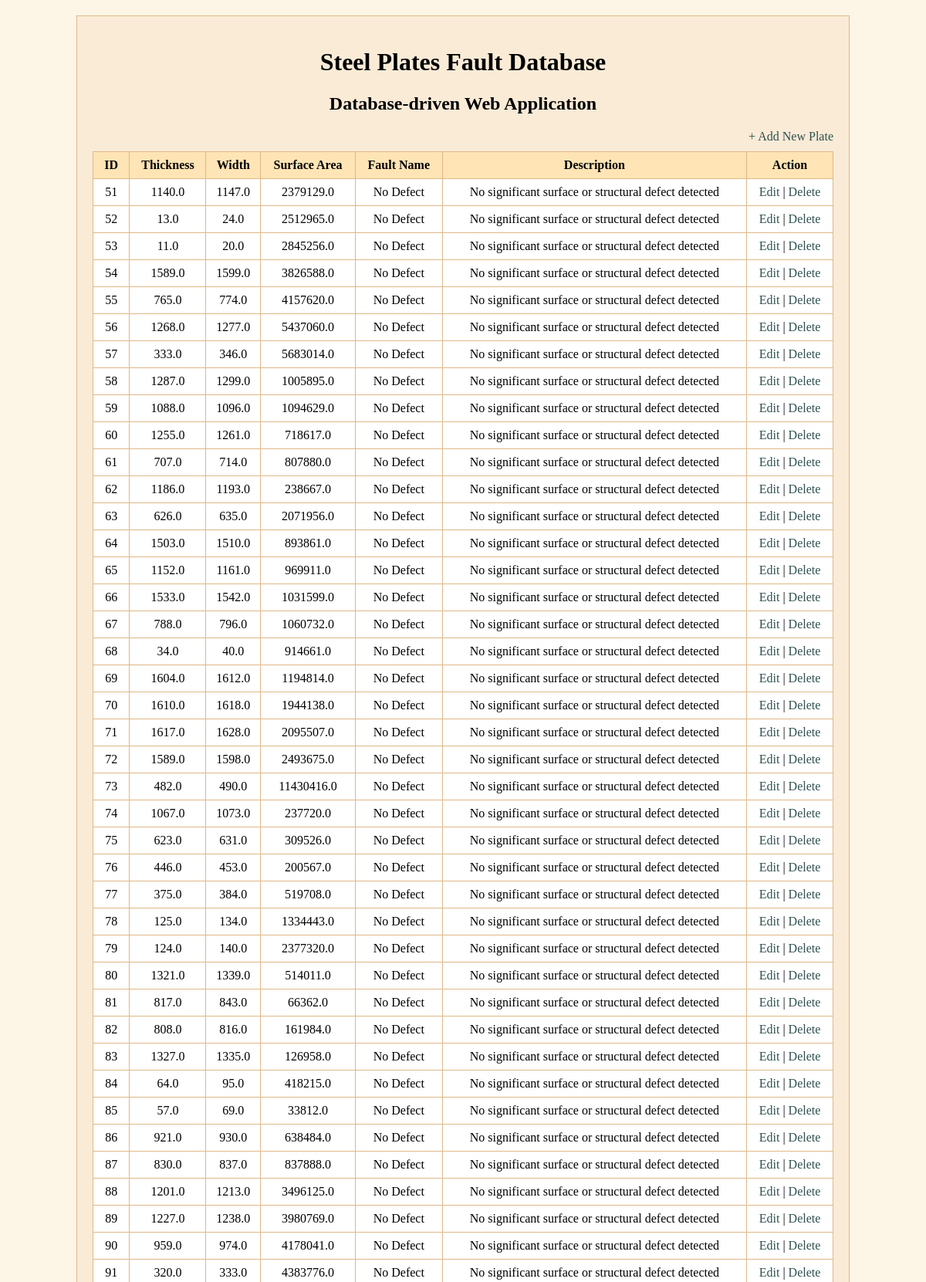
The app's page /plates?page=2 (upper part) with its own data.
### tables this page shows
CREATE TABLE plates (
    id INTEGER PRIMARY KEY AUTOINCREMENT,
    thickness REAL, width REAL, length REAL, surface_area REAL, edge_roughness REAL, surface_variance REAL, brightness REAL, reflectivity REAL, luminosity REAL, hardness REAL, density REAL, temperature REAL, vibration_level REAL, pressure REAL, tensile_strength REAL, yield_strength REAL, elongation REAL, grain_size REAL, oxidation_level REAL, corrosion_index REAL, crack_density REAL, scratch_intensity REAL, stain_ratio REAL, defect_area_ratio REAL, flatness REAL, alignment_error REAL, quality_score REAL, fault_type TEXT
);

CREATE TABLE faults (
    fault_code TEXT PRIMARY KEY,
    fault_name TEXT,
    description TEXT
);

### app.py (the view)
@app.route("/plates")
def show_plates():
    page = request.args.get("page", default=1, type=int)
    if page < 1:
        page = 1
    per_page = 50
    offset = (page - 1) * per_page
    conn = get_db_connection()
    cursor = conn.cursor()
    cursor.execute(
        """
        SELECT
            p.id,
            p.thickness,
            p.width,
            p.surface_area,
            f.fault_name,
            f.description
        FROM plates p
        LEFT JOIN faults f
          ON p.fault_type = f.fault_code
        ORDER BY p.id
        LIMIT ? OFFSET ?
        """,
        (per_page, offset)
    )
    rows = cursor.fetchall()
    conn.close()
    return render_template(
        "plates.html",
        rows=rows,
        page=page
    )

### app.py (called while the page is built)
def get_db_connection():
    conn = sqlite3.connect("app.db")
    conn.row_factory = sqlite3.Row
    return conn

### templates/plates.html (shortened to what this page needs)
<!DOCTYPE html>
<html>
<head>
</head>
<body>
    <h1>Steel Plates Fault Database</h1>
    <h2>Database-driven Web Application</h2>
    <div class="top-link">
        <a href="/add">+ Add New Plate</a>
    </div>
    <table>
        <tr>
            <th>ID</th>
            <th>Thickness</th>
            <th>Width</th>
            <th>Surface Area</th>
            <th>Fault Name</th>
            <th>Description</th>
            <th>Action</th>
        </tr>
        {% for row in rows %}
        <tr>
            <td>{{ row["id"] }}</td>
            <td>{{ row["thickness"] }}</td>
            <td>{{ row["width"] }}</td>
            <td>{{ row["surface_area"] }}</td>
            <td>{{ row["fault_name"] }}</td>
            <td>{{ row["description"] }}</td>
            <td>
                <a href="/edit/{{ row['id'] }}">Edit</a> |
                <a href="/delete/{{ row['id'] }}">Delete</a>
            </td>
        </tr>
        {% endfor %}
    </table>
</body>
</html>

### templates/plates.html (style rules this page uses)
html { background-color: oldlace; }
body { background-color: antiquewhite; border: 1px solid burlywood; padding: 20px; margin: 20px auto; width: 80%; }
h1, h2 { text-align: center; }
table { width: 100%; border-collapse: collapse; background-color: white; }
th, td { border: 1px solid burlywood; padding: 8px; text-align: center; }
th { background-color: moccasin; }
a { text-decoration: none; color: darkslategray; }
.top-link { text-align: right; margin-bottom: 10px; }

### records on screen
plates: id "51", thickness "1140.0", width "1147.0", surface_area "2379129.0", fault_name "No Defect", description "No significant surface or structural defect detected"
plates: id "52", thickness "13.0", width "24.0", surface_area "2512965.0", fault_name "No Defect", description "No significant surface or structural defect detected"
plates: id "53", thickness "11.0", width "20.0", surface_area "2845256.0", fault_name "No Defect", description "No significant surface or structural defect detected"
plates: id "54", thickness "1589.0", width "1599.0", surface_area "3826588.0", fault_name "No Defect", description "No significant surface or structural defect detected"
plates: id "55", thickness "765.0", width "774.0", surface_area "4157620.0", fault_name "No Defect", description "No significant surface or structural defect detected"
plates: id "56", thickness "1268.0", width "1277.0", surface_area "5437060.0", fault_name "No Defect", description "No significant surface or structural defect detected"
plates: id "57", thickness "333.0", width "346.0", surface_area "5683014.0", fault_name "No Defect", description "No significant surface or structural defect detected"
plates: id "58", thickness "1287.0", width "1299.0", surface_area "1005895.0", fault_name "No Defect", description "No significant surface or structural defect detected"
plates: id "59", thickness "1088.0", width "1096.0", surface_area "1094629.0", fault_name "No Defect", description "No significant surface or structural defect detected"
plates: id "60", thickness "1255.0", width "1261.0", surface_area "718617.0", fault_name "No Defect", description "No significant surface or structural defect detected"
plates: id "61", thickness "707.0", width "714.0", surface_area "807880.0", fault_name "No Defect", description "No significant surface or structural defect detected"
plates: id "62", thickness "1186.0", width "1193.0", surface_area "238667.0", fault_name "No Defect", description "No significant surface or structural defect detected"
plates: id "63", thickness "626.0", width "635.0", surface_area "2071956.0", fault_name "No Defect", description "No significant surface or structural defect detected"
plates: id "64", thickness "1503.0", width "1510.0", surface_area "893861.0", fault_name "No Defect", description "No significant surface or structural defect detected"
plates: id "65", thickness "1152.0", width "1161.0", surface_area "969911.0", fault_name "No Defect", description "No significant surface or structural defect detected"
plates: id "66", thickness "1533.0", width "1542.0", surface_area "1031599.0", fault_name "No Defect", description "No significant surface or structural defect detected"
plates: id "67", thickness "788.0", width "796.0", surface_area "1060732.0", fault_name "No Defect", description "No significant surface or structural defect detected"
plates: id "68", thickness "34.0", width "40.0", surface_area "914661.0", fault_name "No Defect", description "No significant surface or structural defect detected"
plates: id "69", thickness "1604.0", width "1612.0", surface_area "1194814.0", fault_name "No Defect", description "No significant surface or structural defect detected"
plates: id "70", thickness "1610.0", width "1618.0", surface_area "1944138.0", fault_name "No Defect", description "No significant surface or structural defect detected"
plates: id "71", thickness "1617.0", width "1628.0", surface_area "2095507.0", fault_name "No Defect", description "No significant surface or structural defect detected"
plates: id "72", thickness "1589.0", width "1598.0", surface_area "2493675.0", fault_name "No Defect", description "No significant surface or structural defect detected"
plates: id "73", thickness "482.0", width "490.0", surface_area "11430416.0", fault_name "No Defect", description "No significant surface or structural defect detected"
plates: id "74", thickness "1067.0", width "1073.0", surface_area "237720.0", fault_name "No Defect", description "No significant surface or structural defect detected"
plates: id "75", thickness "623.0", width "631.0", surface_area "309526.0", fault_name "No Defect", description "No significant surface or structural defect detected"
plates: id "76", thickness "446.0", width "453.0", surface_area "200567.0", fault_name "No Defect", description "No significant surface or structural defect detected"
plates: id "77", thickness "375.0", width "384.0", surface_area "519708.0", fault_name "No Defect", description "No significant surface or structural defect detected"
plates: id "78", thickness "125.0", width "134.0", surface_area "1334443.0", fault_name "No Defect", description "No significant surface or structural defect detected"
plates: id "79", thickness "124.0", width "140.0", surface_area "2377320.0", fault_name "No Defect", description "No significant surface or structural defect detected"
plates: id "80", thickness "1321.0", width "1339.0", surface_area "514011.0", fault_name "No Defect", description "No significant surface or structural defect detected"
plates: id "81", thickness "817.0", width "843.0", surface_area "66362.0", fault_name "No Defect", description "No significant surface or structural defect detected"
plates: id "82", thickness "808.0", width "816.0", surface_area "161984.0", fault_name "No Defect", description "No significant surface or structural defect detected"
plates: id "83", thickness "1327.0", width "1335.0", surface_area "126958.0", fault_name "No Defect", description "No significant surface or structural defect detected"
plates: id "84", thickness "64.0", width "95.0", surface_area "418215.0", fault_name "No Defect", description "No significant surface or structural defect detected"
plates: id "85", thickness "57.0", width "69.0", surface_area "33812.0", fault_name "No Defect", description "No significant surface or structural defect detected"
plates: id "86", thickness "921.0", width "930.0", surface_area "638484.0", fault_name "No Defect", description "No significant surface or structural defect detected"
plates: id "87", thickness "830.0", width "837.0", surface_area "837888.0", fault_name "No Defect", description "No significant surface or structural defect detected"
plates: id "88", thickness "1201.0", width "1213.0", surface_area "3496125.0", fault_name "No Defect", description "No significant surface or structural defect detected"
plates: id "89", thickness "1227.0", width "1238.0", surface_area "3980769.0", fault_name "No Defect", description "No significant surface or structural defect detected"
plates: id "90", thickness "959.0", width "974.0", surface_area "4178041.0", fault_name "No Defect", description "No significant surface or structural defect detected"
plates: id "91", thickness "320.0", width "333.0", surface_area "4383776.0", fault_name "No Defect", description "No significant surface or structural defect detected"
